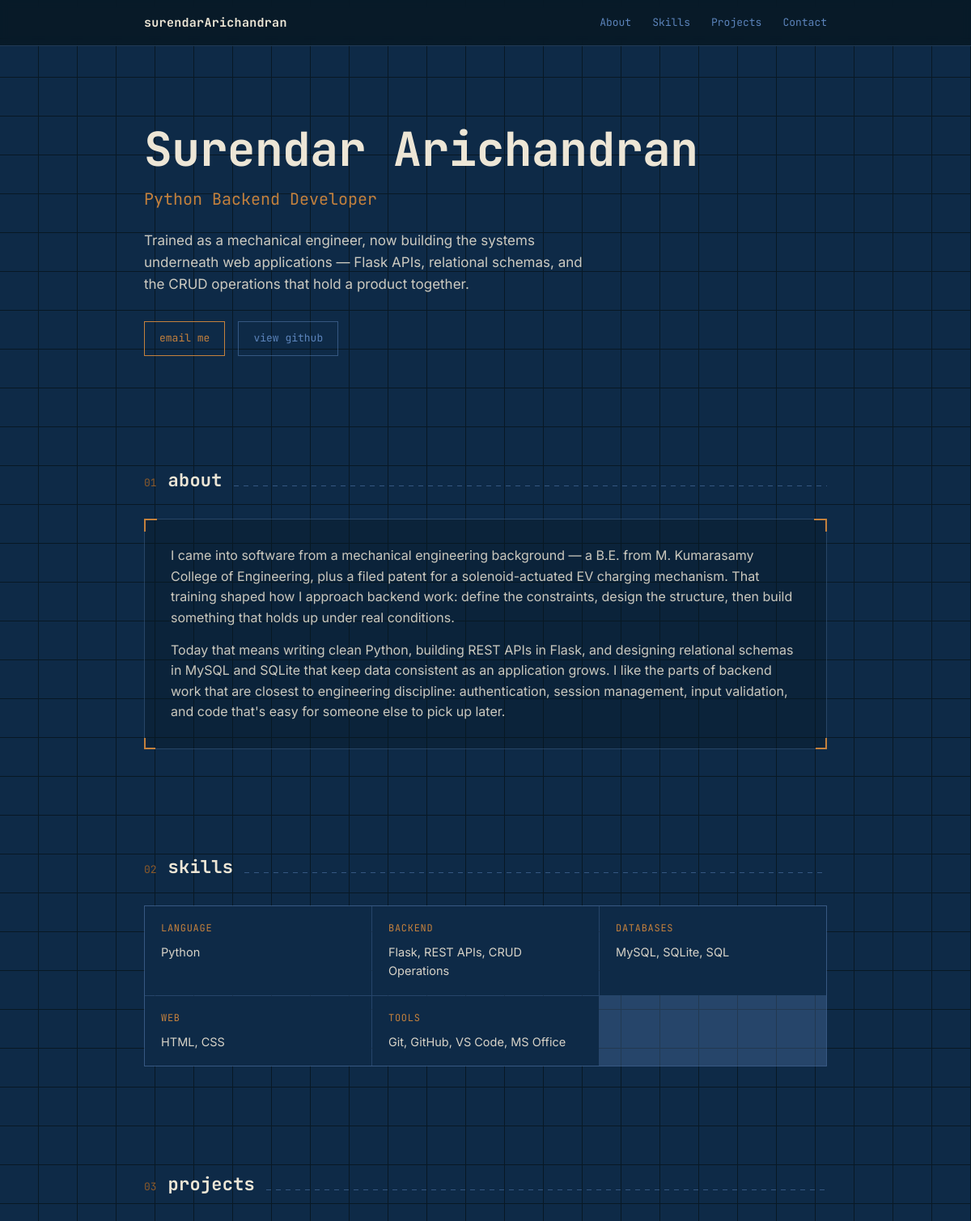
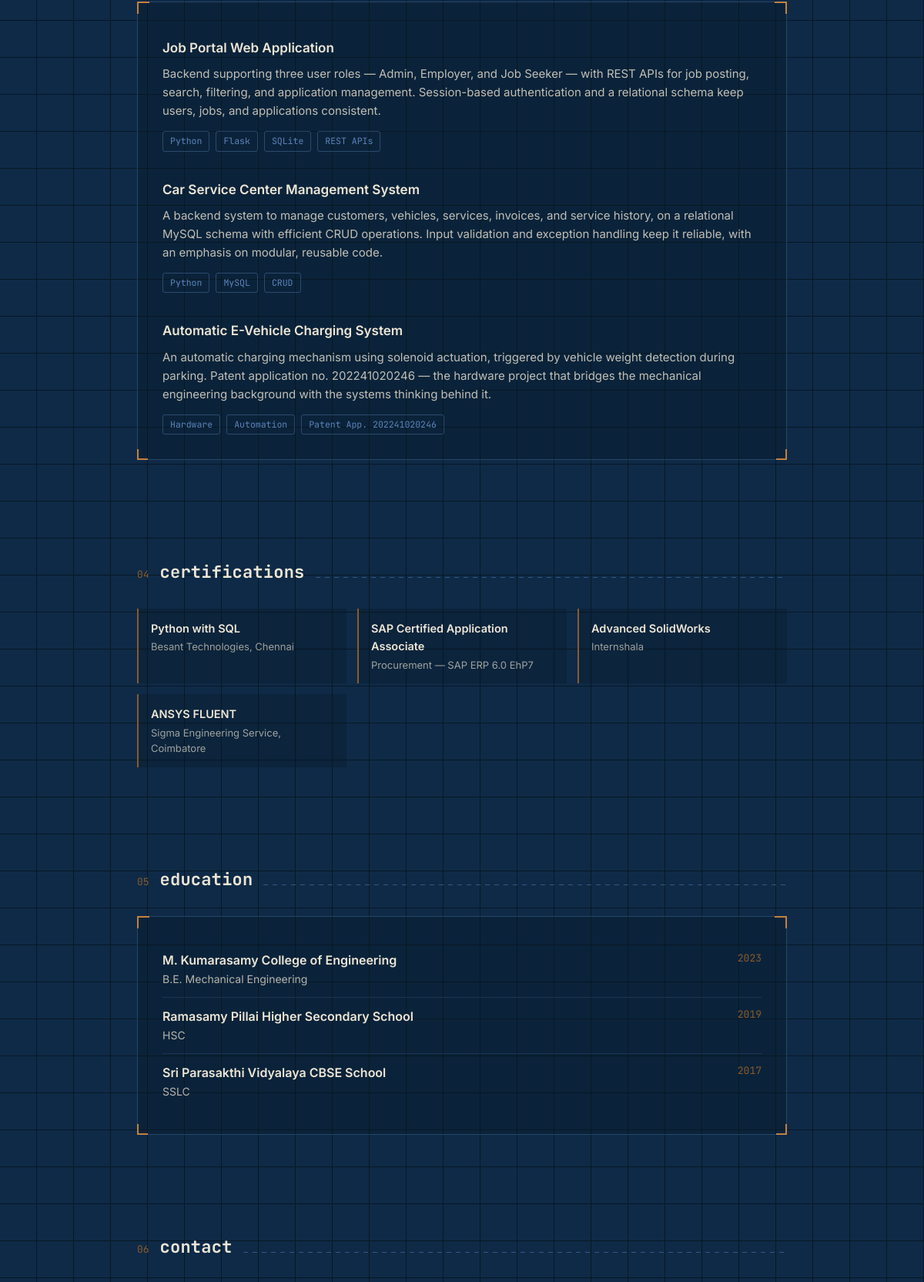
The page / (upper part) on the database its author committed (2 pictures, top to bottom).
### tables this page shows
CREATE TABLE skills (
    id INTEGER PRIMARY KEY AUTOINCREMENT,
    category TEXT NOT NULL,
    items TEXT NOT NULL,
    sort_order INTEGER NOT NULL
);

CREATE TABLE projects (
    id INTEGER PRIMARY KEY AUTOINCREMENT,
    method TEXT NOT NULL,          -- e.g. POST, GET (design motif: shown as an HTTP verb badge)
    route TEXT NOT NULL,           -- e.g. /projects/job-portal-webapp
    status TEXT NOT NULL,          -- e.g. "201 Created"
    title TEXT NOT NULL,
    description TEXT NOT NULL,
    tech TEXT NOT NULL,            -- comma-separated tech chips
    sort_order INTEGER NOT NULL
);

CREATE TABLE certifications (
    id INTEGER PRIMARY KEY AUTOINCREMENT,
    name TEXT NOT NULL,
    org TEXT NOT NULL,
    sort_order INTEGER NOT NULL
);

CREATE TABLE education (
    id INTEGER PRIMARY KEY AUTOINCREMENT,
    school TEXT NOT NULL,
    degree TEXT NOT NULL,
    year TEXT NOT NULL,
    sort_order INTEGER NOT NULL
);

### app.py (the view)
@app.route("/")
def index():
    skills = fetch_all("SELECT * FROM skills ORDER BY sort_order")
    projects = fetch_all("SELECT * FROM projects ORDER BY sort_order")
    certifications = fetch_all("SELECT * FROM certifications ORDER BY sort_order")
    education = fetch_all("SELECT * FROM education ORDER BY sort_order")
    for project in projects:
        project["tech"] = [t.strip() for t in project["tech"].split(",")]
    return render_template(
        "index.html",
        skills=skills,
        projects=projects,
        certifications=certifications,
        education=education,
    )

### app.py (called while the page is built)
def fetch_all(query):
    conn = get_connection()
    rows = conn.execute(query).fetchall()
    conn.close()
    return [dict(row) for row in rows]

### database.py (called while the page is built)
def get_connection():
    conn = sqlite3.connect(DB_PATH)
    conn.row_factory = sqlite3.Row
    conn.execute("PRAGMA foreign_keys = ON")
    return conn

### templates/index.html (shortened to what this page needs)
<!DOCTYPE html>
<html lang="en">
<head>
<link rel="stylesheet" href="{{ url_for('static', filename='css/style.css') }}">
</head>
<body>
<header>
  <nav class="wrap">
    <div class="brand">surendarArichandran</div>
    <ul class="routes">
      <li><a href="#about">About</a></li>
      <li><a href="#skills">Skills</a></li>
      <li><a href="#projects">Projects</a></li>
      <li><a href="#contact">Contact</a></li>
    </ul>
  </nav>
</header>
<main class="wrap">
  <section class="hero">
    <h1>Surendar Arichandran</h1>
    <div class="hero-role">Python Backend Developer</div>
    <p class="hero-desc">
      Trained as a mechanical engineer, now building the systems underneath web applications —
      Flask APIs, relational schemas, and the CRUD operations that hold a product together.
    </p>
    <div class="hero-links">
      <a class="btn" href="mailto:surendar12624@gmail.com">email me</a>
      <a class="btn ghost" href="https://github.com/Surendararichandran" target="_blank" rel="noopener">view github</a>
    </div>
  </section>
  <section id="about">
    <div class="section-head">
      <span class="section-num">01</span>
      <h2>about</h2>
      <div class="rule"></div>
    </div>
    <div class="panel">
      <span class="tick-bl"></span><span class="tick-br"></span>
      <div class="about-text">
        <p>
          I came into software from a mechanical engineering background — a B.E. from M. Kumarasamy
          College of Engineering, plus a filed patent for a solenoid-actuated EV charging mechanism.
          That training shaped how I approach backend work: define the constraints, design the
          structure, then build something that holds up under real conditions.
        </p>
        <p>
          Today that means writing clean Python, building REST APIs in Flask, and designing relational
          schemas in MySQL and SQLite that keep data consistent as an application grows. I like the
          parts of backend work that are closest to engineering discipline: authentication, session
          management, input validation, and code that's easy for someone else to pick up later.
        </p>
      </div>
    </div>
  </section>
  <section id="skills">
    <div class="section-head">
      <span class="section-num">02</span>
      <h2>skills</h2>
      <div class="rule"></div>
    </div>
    <div class="schema">
      {% for skill in skills %}
      <div class="schema-field">
        <div class="col-name">{{ skill.category }}</div>
        <div class="col-values">{{ skill['items'] }}</div>
      </div>
      {% endfor %}
    </div>
  </section>
  <section id="projects">
    <div class="section-head">
      <span class="section-num">03</span>
      <h2>projects</h2>
      <div class="rule"></div>
    </div>
    <div class="panel">
      <span class="tick-bl"></span><span class="tick-br"></span>
      {% for project in projects %}
      <div class="endpoint">
        <div class="endpoint-title">{{ project.title }}</div>
        <p class="endpoint-desc">{{ project.description }}</p>
        <div class="chips">
          {% for tech in project.tech %}
          <span class="chip">{{ tech }}</span>
          {% endfor %}
        </div>
      </div>
      {% endfor %}
    </div>
  </section>
  <section id="certifications">
    <div class="section-head">
      <span class="section-num">04</span>
      <h2>certifications</h2>
      <div class="rule"></div>
    </div>
    <div class="cert-list">
      {% for cert in certifications %}
      <div class="cert">
        <div class="cert-name">{{ cert.name }}</div>
        <div class="cert-org">{{ cert.org }}</div>
      </div>
      {% endfor %}
    </div>
  </section>
  <section id="education">
    <div class="section-head">
      <span class="section-num">05</span>
      <h2>education</h2>
      <div class="rule"></div>
    </div>
    <div class="panel">
      <span class="tick-bl"></span><span class="tick-br"></span>
      {% for edu in education %}
      <div class="edu-row">
        <div>
          <div class="edu-school">{{ edu.school }}</div>
          <div class="edu-degree">{{ edu.degree }}</div>
        </div>
        <div class="edu-year">{{ edu.year }}</div>
      </div>
      {% endfor %}
    </div>
  </section>
  <section id="contact">
    <div class="section-head">
      <span class="section-num">06</span>
      <h2>contact</h2>
      <div class="rule"></div>
    </div>
  </section>
</main>
</body>
</html>

### rows shown on the page
skills: category "LANGUAGE", items "Python"
skills: category "BACKEND", items "Flask, REST APIs, CRUD Operations"
skills: category "DATABASES", items "MySQL, SQLite, SQL"
skills: category "WEB", items "HTML, CSS"
skills: category "TOOLS", items "Git, GitHub, VS Code, MS Office"
projects: title "Job Portal Web Application", description "Backend supporting three user roles — Admin, Employer, and Job Seeker — with REST APIs for job posting, search, filtering, and application management. Session-based authentication and a relational schema keep users, jobs, and applications consistent.", tech "Python" "Flask" "SQLite" "REST APIs"
projects: title "Car Service Center Management System", description "A backend system to manage customers, vehicles, services, invoices, and service history, on a relational MySQL schema with efficient CRUD operations. Input validation and exception handling keep it reliable, with an emphasis on modular, reusable code.", tech "Python" "MySQL" "CRUD"
projects: title "Automatic E-Vehicle Charging System", description "An automatic charging mechanism using solenoid actuation, triggered by vehicle weight detection during parking. Patent application no. 202241020246 — the hardware project that bridges the mechanical engineering background with the systems thinking behind it.", tech "Hardware" "Automation" "Patent App. 202241020246"
certifications: name "Python with SQL", org "Besant Technologies, Chennai"
certifications: name "SAP Certified Application Associate", org "Procurement — SAP ERP 6.0 EhP7"
certifications: name "Advanced SolidWorks", org "Internshala"
certifications: name "ANSYS FLUENT", org "Sigma Engineering Service, Coimbatore"
education: school "M. Kumarasamy College of Engineering", degree "B.E. Mechanical Engineering", year "2023"
education: school "Ramasamy Pillai Higher Secondary School", degree "HSC", year "2019"
education: school "Sri Parasakthi Vidyalaya CBSE School", degree "SSLC", year "2017"
